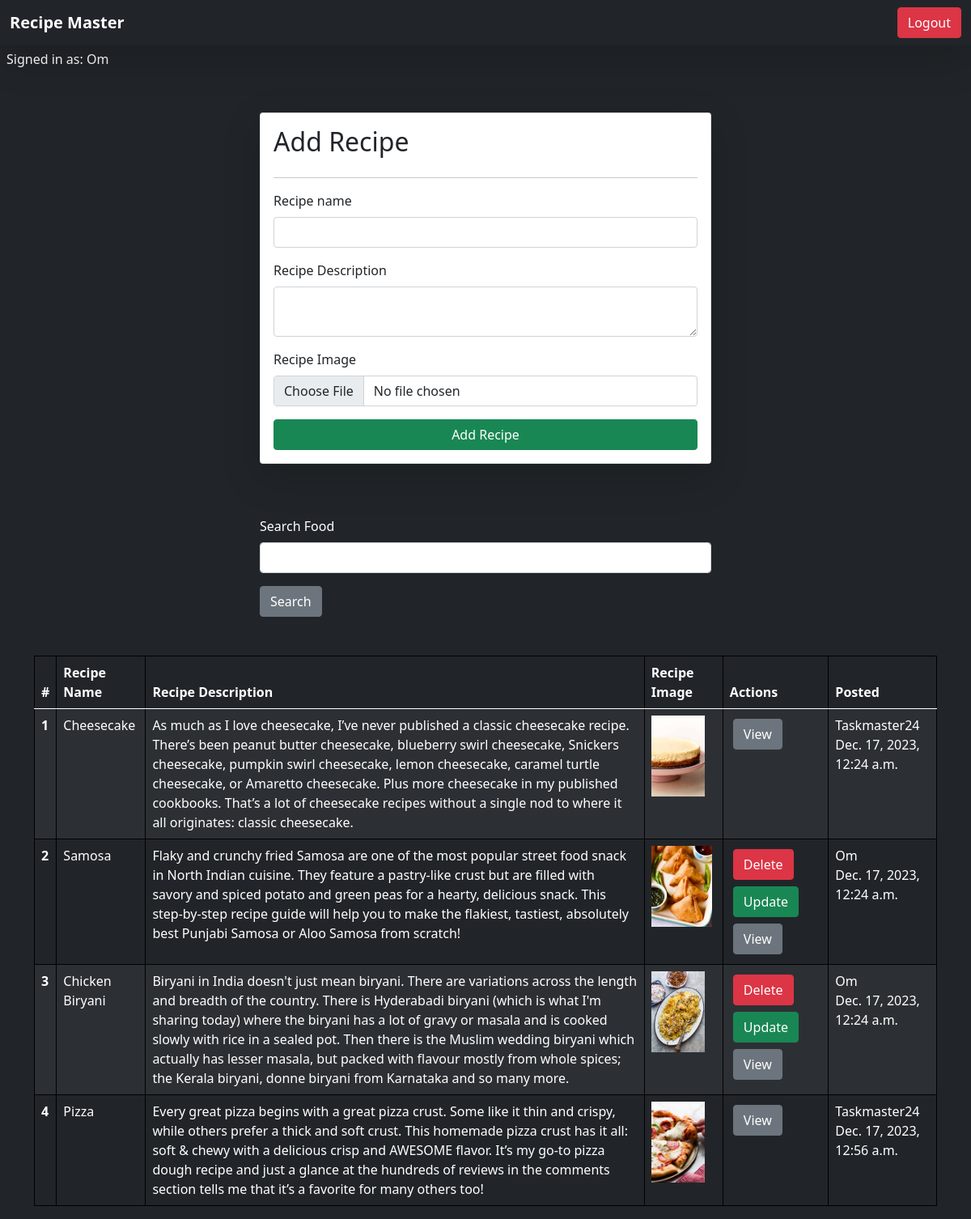
/recipes/ (signed in), run on the app's committed database.
### vege/models.py (models this page shows, shortened)
class Recipe(models.Model):
    user = models.ForeignKey(
        User, on_delete=models.SET_NULL, null=True, blank=True)
    recipe_name = models.CharField(max_length=100)
    recipe_description = models.TextField()
    recipe_image = models.ImageField(upload_to="recipe")
    recipe_view_count = models.IntegerField(default=1)
    date_posted = models.DateTimeField(auto_now_add=True)

### vege/views.py (the view, shortened to what this page needs)
# urls.py: path('recipes/', recipes, name="recipes"),
@login_required(login_url="/login/")
def recipes(request):
    queryset = Recipe.objects.all()
    if request.GET.get('search'):
        queryset = queryset.filter(
            recipe_name__icontains=request.GET.get('search'))
    context = {'recipes': queryset}
    return render(request, 'recipes.html', context)

### vege/templates/recipes.html (shortened to what this page needs)
{% extends "base.html" %}
{%block start%}
<h6 class = "p-2 text-white">Signed in as: {{request.user}}</h6>
<div class = "container mt-5">
    <form class = "col-6 mx-auto card p-3 shadow-lg" method = "post" enctype = "multipart/form-data">
        <h2>Add Recipe</h2>
        <hr>
        <div class="mb-3">
            <label for="exampleInputEmail1" class="form-label">Recipe name</label>
            <input name="recipe_name" required type="text" class="form-control">
        </div>
        <div class="mb-3">
            <label for="exampleInputPassword1" required class="form-label">Recipe Description</label>
            <textarea class = "form-control" name = "recipe_description"></textarea>
        </div>
        <div class="mb-3">
            <label for="exampleInputPassword1" class="form-label">Recipe Image</label>
            <input name = "recipe_image" type = "file" class = "form-control">
        </div>
        <button type="submit" class="btn btn-success">Add Recipe</button>
    </form>
    <hr>
    <div class = "mt-5">
      <div class = "mx-auto col-6">
      <form>
        <div class="mb-3">
          <label for="exampleInputEmail1" class="form-label text-white bg-dark">Search Food</label>
          <input name="search" type="text" class="form-control">
        </div>
      <button type = "submit" class = "btn btn-secondary">Search</button>
      </form>
      </div>
    </div>
<table class="table table-dark table-striped mt-5">
  <thead>
    <tr>
      <th scope="col">#</th>
      <th scope="col">Recipe Name</th>
      <th scope="col">Recipe Description</th>
      <th scope="col">Recipe Image</th>
      <th scope="col">Actions</th>
      <th scope="col">Posted</th>
    </tr>
  </thead>
  <tbody>
    {% for recipe in recipes %}
    <tr>
      <th scope="row">{{forloop.counter}}</th>
      <td>{{recipe.recipe_name}}</td>
      <td>{{recipe.recipe_description}}</td>
      <td>
        <img src = "/media/{{recipe.recipe_image}}" style = "height : 100px"></td>
        <td>
            {% if request.user == recipe.user %}
              <a href = "/delete-recipe/{{recipe.id}}" class = "btn btn-danger m-1">Delete</a>
              <a href = "/update-recipe/{{recipe.id}}" class = "btn btn-success m-1">Update</a>
            {% endif %}
            <a href = "/recipe-details/{{recipe.id}}" class = "btn btn-secondary m-1">View</a>
        </td>
        <td>{{recipe.user}} <br>
          {{recipe.date_posted}}
        </td>
    </tr>
    {% endfor %}
  </tbody>
</table>
</div>
{%endblock%}

### recipe_app/templates/base.html (style rules this page uses)
table, th, td { border: 1px solid black; }

### data on the page
Recipe: recipe_name "Cheesecake", recipe_description "As much as I love cheesecake, I’ve never published a classic cheesecake recipe. There’s been peanut butter cheesecake, blueberry swirl cheesecake, Snickers cheesecake, pumpkin swirl cheesecake, lemon cheesecake, caramel turtle cheesecake, or Amaretto cheesecake. Plus more cheesecake in my published cookbooks. That’s a lot of cheesecake recipes without a single nod to where it all originates: classic cheesecake.", recipe_image (picture), user "Taskmaster24", date_posted "Dec. 17, 2023, 12:24 a.m."
Recipe: recipe_name "Samosa", recipe_description "Flaky and crunchy fried Samosa are one of the most popular street food snack in North Indian cuisine. They feature a pastry-like crust but are filled with savory and spiced potato and green peas for a hearty, delicious snack. This step-by-step recipe guide will help you to make the flakiest, tastiest, absolutely best Punjabi Samosa or Aloo Samosa from scratch!", recipe_image (picture), user "Om", date_posted "Dec. 17, 2023, 12:24 a.m."
Recipe: recipe_name "Chicken Biryani", recipe_description "Biryani in India doesn't just mean biryani. There are variations across the length and breadth of the country. There is Hyderabadi biryani (which is what I'm sharing today) where the biryani has a lot of gravy or masala and is cooked slowly with rice in a sealed pot. Then there is the Muslim wedding biryani which actually has lesser masala, but packed with flavour mostly from whole spices; the Kerala biryani, donne biryani from Karnataka and so many more.", recipe_image (picture), user "Om", date_posted "Dec. 17, 2023, 12:24 a.m."
Recipe: recipe_name "Pizza", recipe_description "Every great pizza begins with a great pizza crust. Some like it thin and crispy, while others prefer a thick and soft crust. This homemade pizza crust has it all: soft & chewy with a delicious crisp and AWESOME flavor. It’s my go-to pizza dough recipe and just a glance at the hundreds of reviews in the comments section tells me that it’s a favorite for many others too!", recipe_image (picture), user "Taskmaster24", date_posted "Dec. 17, 2023, 12:56 a.m."

### other printed values
{{ request.user }} "Om"
